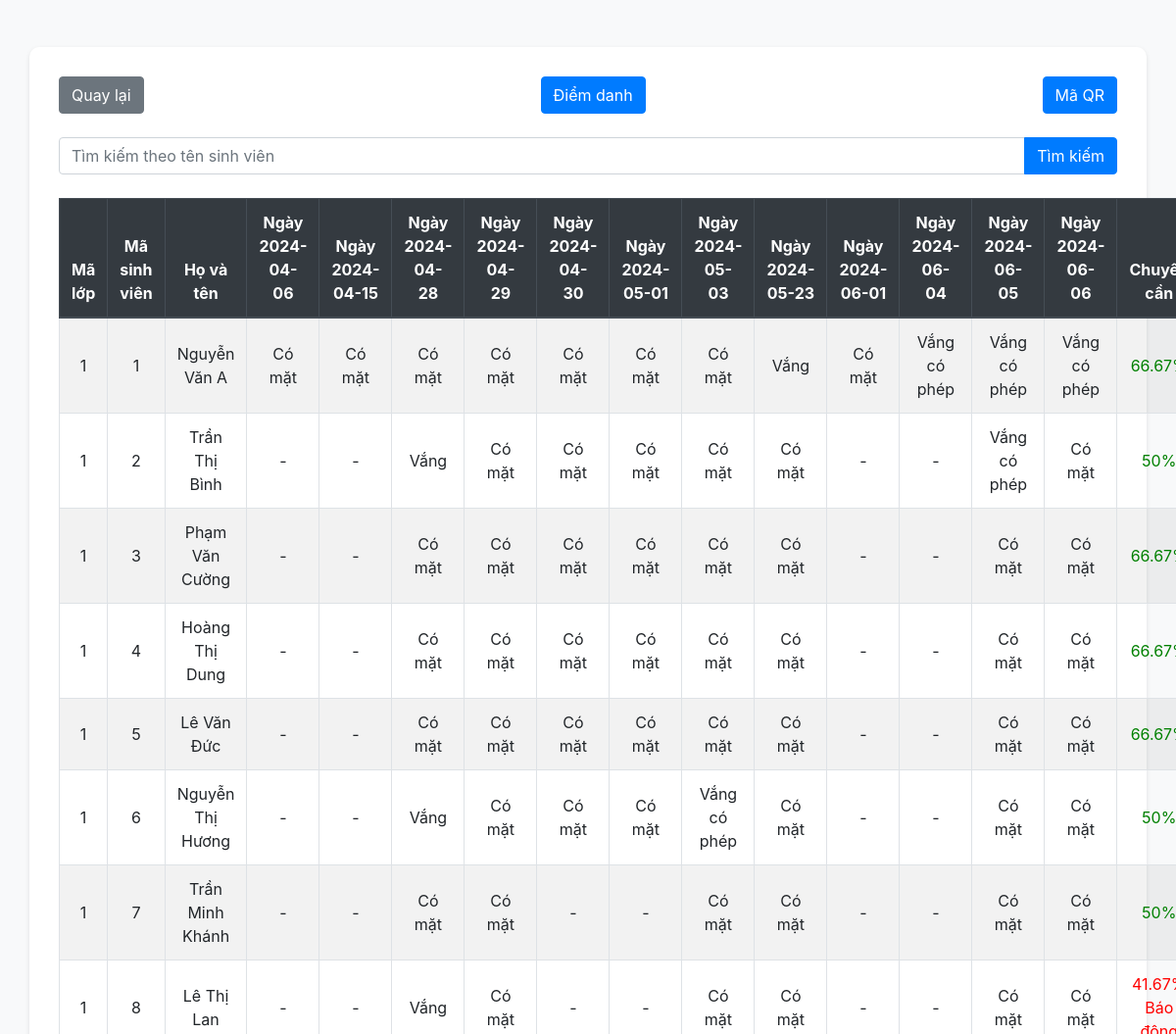
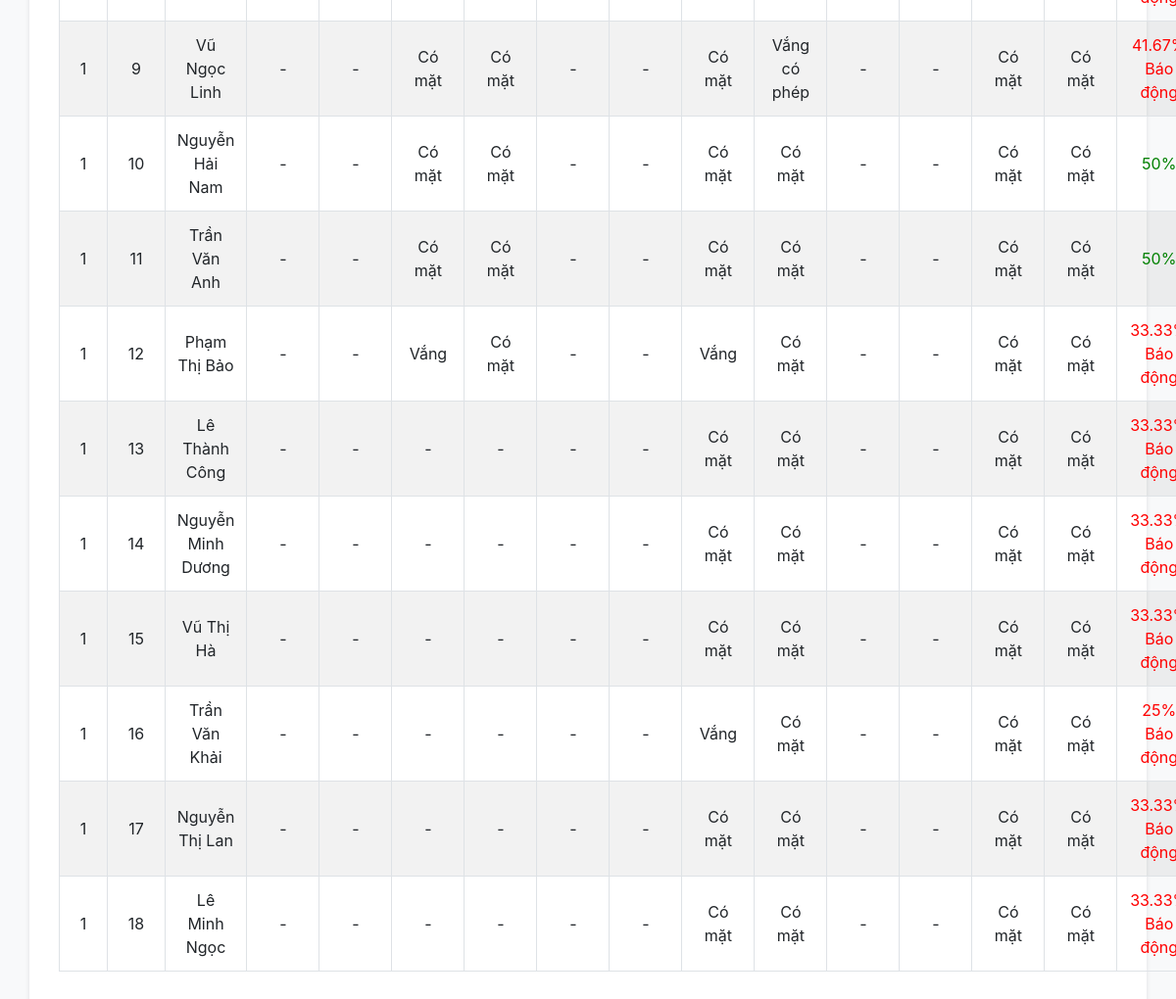
/code/danhsachdiemdanh-gv.php?id=1, run on the app's committed database (2 pictures, top to bottom).
### tables this page shows
CREATE TABLE `attendances` (
  `attendance_id` int(11) NOT NULL,
  `class_id` int(11) NOT NULL,
  `student_id` int(11) NOT NULL,
  `attendance_date` date NOT NULL,
  `status` enum('Có mặt','Vắng','Vắng có phép') NOT NULL,
  `lydo` text DEFAULT NULL
);

### code/danhsachdiemdanh-gv.php (the view, shortened to what this page needs)
<!DOCTYPE html>
<html lang="en">
<head>
    <link rel="stylesheet" href="https://stackpath.bootstrapcdn.com/bootstrap/4.5.2/css/bootstrap.min.css">
    <link rel="stylesheet" href="https://cdnjs.cloudflare.com/ajax/libs/animate.css/4.1.1/animate.min.css">
</head>
<body>
    <div class="container mt-5 animate__animated animate__fadeIn">
        <?php include 'connect.php'; ?>
        <?php
        $id = $_GET['id'];
        $idgv = $_GET['idgv'];
        $semester_id = $_GET['semester_id'];
        $search_query = isset($_GET['search']) ? $_GET['search'] : '';
        $sql_count_students = "SELECT COUNT(*) AS student_count FROM student_classes WHERE class_id = ?";
        $stm_count_students = $conn->prepare($sql_count_students);
        $stm_count_students->execute([$id]);
        $row_count_students = $stm_count_students->fetch(PDO::FETCH_ASSOC);
        $student_count = $row_count_students['student_count'];
        ?>
        <div class="d-flex justify-content-between mb-4">
            <a href="./teacher.php" class="btn btn-secondary btn-custom">Quay lại</a>
            <?php if ($student_count > 0) { ?>
                <a href="./diemdanh-gv.php?id=<?php echo htmlspecialchars($id)?>&idgv=<?php echo htmlspecialchars($idgv); ?>&semester_id=<?php echo htmlspecialchars($semester_id); ?>" class="btn btn-primary btn-custom">Điểm danh</a>
                <a href="./maqr.php" class="btn btn-primary btn-custom">Mã QR</a>
            <?php } else { ?>
                <span class="text-danger" style="font-size: 40px;">Lớp hiện tại không có sinh viên.</span>
            <?php } ?>
        </div>
        <?php
        if ($student_count > 0) {
            $sql = "SELECT att.attendance_id, att.class_id, att.student_id, att.attendance_date, att.status, att.lydo, stu.fullname
                    FROM attendances att
                    INNER JOIN student stu ON att.student_id = stu.student_id
                    WHERE class_id = ? AND stu.fullname LIKE ?";
            $arrParam = [$id, "%" . $search_query . "%"];
            $stm = $conn->prepare($sql);
            $stm->execute($arrParam);
            $data = $stm->fetchAll(PDO::FETCH_OBJ);
            $attendance_dates = [];
            foreach ($data as $item) {
                $attendance_dates[$item->attendance_date] = true;
            }
            $student_attendance = [];
            foreach ($data as $item) {
                $student_attendance[$item->fullname]['id'] = $item->student_id;
                $student_attendance[$item->fullname]['class_id'] = $item->class_id;
                $student_attendance[$item->fullname]['attendance'][$item->attendance_date] = [
                    'status' => $item->status,
                    'reason' => $item->lydo
                ];
            }
            ?>
            <form method="GET" class="mb-4">
                <div class="input-group">
                    <input type="text" name="search" class="form-control" placeholder="Tìm kiếm theo tên sinh viên" value="<?php echo htmlspecialchars($search_query); ?>">
                    <div class="input-group-append">
                        <button class="btn btn-primary" type="submit">Tìm kiếm</button>
                    </div>
                </div>
            </form>
            <?php if (empty($data)) { ?>
                <p class="text-danger">Không có kết quả.</p>
            <?php } else { ?>
                <table class="table table-bordered table-striped table-hover animate__animated animate__zoomIn">
                    <thead class="thead-dark">
                        <tr>
                            <th>Mã lớp</th>
                            <th>Mã sinh viên</th>
                            <th>Họ và tên</th>
                            <?php foreach ($attendance_dates as $date => $value) { ?>
                                <th>Ngày <?php echo htmlspecialchars($date); ?></th>
                            <?php } ?>
                            <th>Chuyên cần</th>
                        </tr>
                    </thead>
                    <tbody>
                        <?php foreach ($student_attendance as $name => $details) {
                            $attended_count = 0;
                            foreach ($attendance_dates as $date => $value) {
                                if (isset($details['attendance'][$date]['status']) && $details['attendance'][$date]['status'] == 'Có mặt') {
                                    $attended_count++;
                                }
                            }
                            $percentage = ($attended_count / count($attendance_dates)) * 100;
                        ?>
                            <tr>
                                <td><?php echo htmlspecialchars($details['class_id']); ?></td>
                                <td><?php echo htmlspecialchars($details['id']); ?></td>
                                <td><?php echo htmlspecialchars($name); ?></td>
                                <?php foreach ($attendance_dates as $date => $value) {
                                    $status = isset($details['attendance'][$date]['status']) ? $details['attendance'][$date]['status'] : '-';
                                ?>
                                    <td class="tooltip-custom">
                                        <?php echo htmlspecialchars($status); ?>
                                    </td>
                                <?php } ?>
                                <td style="color: <?php echo $percentage >= 50 ? 'green' : 'red'; ?>">
                                    <?php echo round($percentage, 2); ?>%
                                    <?php if ($percentage < 50) echo '<span>Báo động</span>'; ?>
                                </td>
                            </tr>
                        <?php } ?>
                    </tbody>
                </table>
            <?php } ?>
        <?php } ?>
    </div>
</body>
</html>

### code/danhsachdiemdanh-gv.php (style rules this page uses)
body { background-color: #f8f9fa; }
.container { background: white; padding: 30px; border-radius: 10px; box-shadow: 0 2px 5px rgba(0,0,0,0.1); }
.table th, .table td { vertical-align: middle; text-align: center; }
.btn-custom { transition: background-color 0.3s, transform 0.3s; }
.tooltip-custom { position: relative; }

### data on the page
attendances: status "Vắng có phép"
attendances: status "Vắng có phép"
attendances: status "Vắng có phép"
attendances: status "Vắng có phép"
attendances: status "Vắng có phép"
attendances: status "Vắng có phép"

### other printed values
$date "2024-04-06"
$date "2024-04-15"
$date "2024-04-28"
$date "2024-04-29"
$date "2024-04-30"
$date "2024-05-01"
$date "2024-05-03"
$date "2024-05-23"
$date "2024-06-01"
$date "2024-06-04"
$date "2024-06-05"
$date "2024-06-06"
$details['class_id'] "1"
$details['id'] "1"
$name "Nguyễn Văn A"
